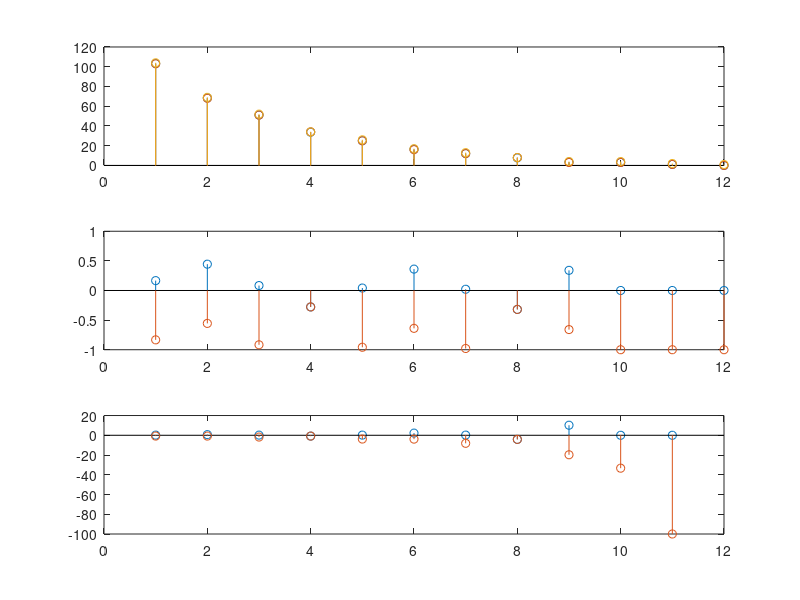

Write the MATLAB code that produced this figure.
clear variables;
more off;

%F_CPU = 14.7456e6;
F_CPU = 16e6;
BAUD_SET = [9600 14400 19200 28800 38400 57600 76800 115200 230400 250000 500000 1000000];

F_CPU_i = cast(F_CPU,"uint32");
BAUD_SET_i = cast(BAUD_SET, "uint32");

UBRR = ((F_CPU ./ BAUD_SET) / 16) - 1;
UBRR_i = (F_CPU_i ./ BAUD_SET_i / 16) - 1
UBRR_i2 = ((F_CPU_i+BAUD_SET_i*8)./(BAUD_SET_i*16))-1

diff1 = UBRR-cast(UBRR_i,"double");
diff2 = UBRR-cast(UBRR_i2,"double");
err1 = cast(diff1, "double")./UBRR*100;
err2 = cast(diff2, "double")./UBRR*100;

figure();
subplot(3,1,1);
stem([UBRR;cast(UBRR_i,"double");cast(UBRR_i2,"double")]');
subplot(3,1,2);
stem([diff1;diff2]');
subplot(3,1,3);
stem([err1;err2]');